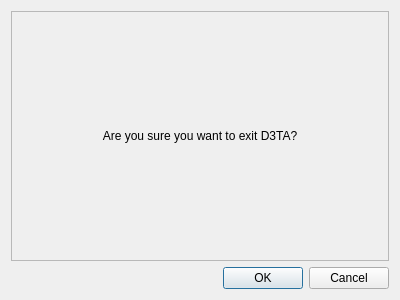
<?xml version="1.0" encoding="UTF-8"?>
<ui version="4.0">
 <class>DialogConfirmExit</class>
 <widget class="QDialog" name="DialogConfirmExit">
  <property name="geometry">
   <rect>
    <x>0</x>
    <y>0</y>
    <width>400</width>
    <height>300</height>
   </rect>
  </property>
  <property name="windowTitle">
   <string>Exit D3TA?</string>
  </property>
  <property name="windowIcon">
   <iconset>
    <normaloff>../../img/icon.svg</normaloff>../../img/icon.svg</iconset>
  </property>
  <layout class="QVBoxLayout" name="verticalLayout">
   <item>
    <widget class="QLabel" name="label">
     <property name="inputMethodHints">
      <set>Qt::ImhNone</set>
     </property>
     <property name="frameShape">
      <enum>QFrame::StyledPanel</enum>
     </property>
     <property name="frameShadow">
      <enum>QFrame::Raised</enum>
     </property>
     <property name="text">
      <string>Are you sure you want to exit D3TA?</string>
     </property>
     <property name="alignment">
      <set>Qt::AlignCenter</set>
     </property>
    </widget>
   </item>
   <item>
    <widget class="QDialogButtonBox" name="buttonBox">
     <property name="orientation">
      <enum>Qt::Horizontal</enum>
     </property>
     <property name="standardButtons">
      <set>QDialogButtonBox::Cancel|QDialogButtonBox::Ok</set>
     </property>
    </widget>
   </item>
  </layout>
 </widget>
 <resources/>
 <connections>
  <connection>
   <sender>buttonBox</sender>
   <signal>accepted()</signal>
   <receiver>DialogConfirmExit</receiver>
   <slot>accept()</slot>
   <hints>
    <hint type="sourcelabel">
     <x>248</x>
     <y>254</y>
    </hint>
    <hint type="destinationlabel">
     <x>157</x>
     <y>274</y>
    </hint>
   </hints>
  </connection>
  <connection>
   <sender>buttonBox</sender>
   <signal>rejected()</signal>
   <receiver>DialogConfirmExit</receiver>
   <slot>reject()</slot>
   <hints>
    <hint type="sourcelabel">
     <x>316</x>
     <y>260</y>
    </hint>
    <hint type="destinationlabel">
     <x>286</x>
     <y>274</y>
    </hint>
   </hints>
  </connection>
 </connections>
</ui>
